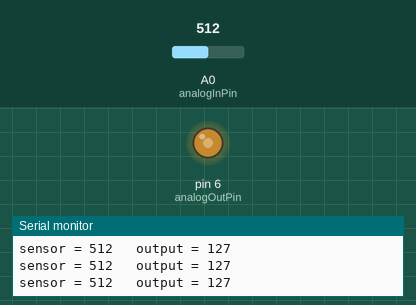
Recording of a sketch running on a simulated Arduino Uno, built with avr-gcc and run on an emulated ATmega328P. On the bench: output pins drawn as LEDs (lit = HIGH), the last lines printed to the serial monitor. The inputs (shaded band) are chosen by the test bench; at power-on: A0 (analogInPin) = 512.

Above: at 1.2 s.
1.3 s: A0 (analogInPin) set to 419
At 2.0 s:
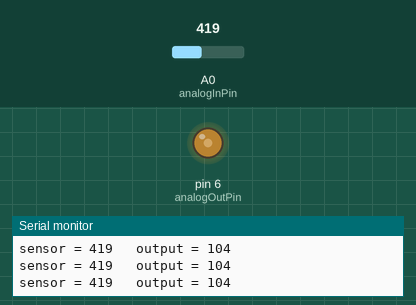
4.3 s: A0 (analogInPin) set to 383
At 5.4 s:
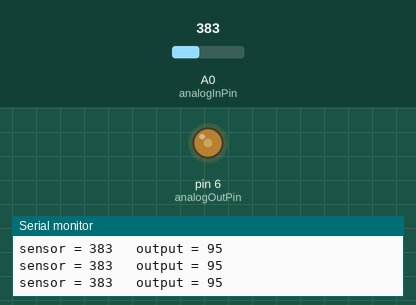
7.3 s: A0 (analogInPin) set to 716
At 7.9 s:
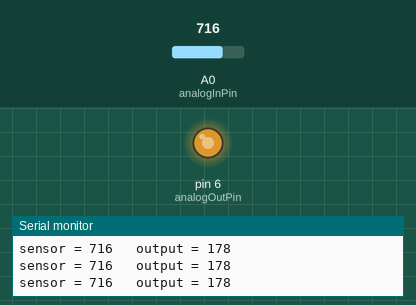
8.8 s: A0 (analogInPin) set to 983
At 9.5 s:
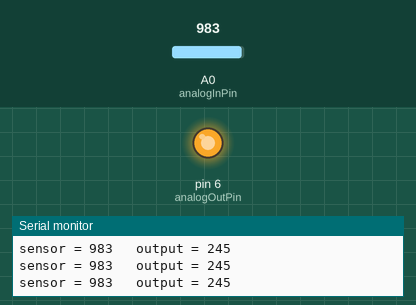
10.3 s: A0 (analogInPin) set to 1009
At 11.4 s:
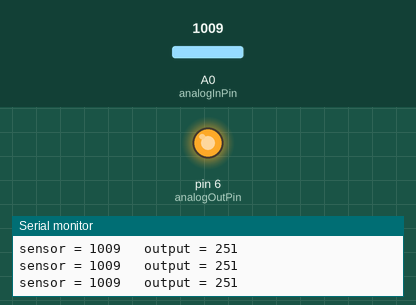
13.3 s: A0 (analogInPin) set to 0
At 14.0 s:
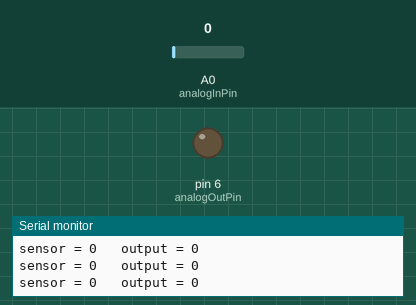
Timing chart, 0 to 15.8 s (numbered marks = the images above; inputs shaded):
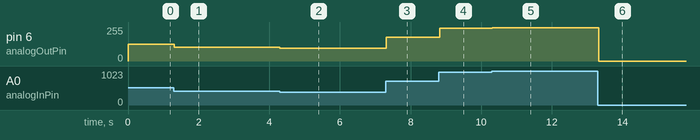

Measured:
- after the input at 1.3 s, pin 6 (analogOutPin): 127/255 → 104/255 at once
- after the input at 4.3 s, pin 6 (analogOutPin): 104/255 → 95/255 at once
- after the input at 7.3 s, pin 6 (analogOutPin): 95/255 → 178/255 at once
- after the input at 8.8 s, pin 6 (analogOutPin): 178/255 → 245/255 at once
- after the input at 10.3 s, pin 6 (analogOutPin): 245/255 → 251/255 at once
- after the input at 13.3 s, pin 6 (analogOutPin): 251/255 → 0/255 at once

The sketch:

task4.ino
```cpp
#include <stdio.h>

int main()
{
  int Number, Reminder, Count;

  printf("\n Please Enter any number\n");
  scanf("%d", &Number);

  for (Count=0; Number > 0;Number=Number/15)
  {
     Count=Count + 1;
  }

  printf("\n Number of Digits in a Given Number = %d", Count);

  return 0;
}
```

task.ino
```cpp
const int analogInPin = A0;
const int analogOutPin = 6;

int sensorValue = 0;
int outputValue = 0;

void setup()
{
Serial.begin(9600);
}

void loop() {

sensorValue = analogRead(analogInPin);

outputValue = map(sensorValue, 0, 1023, 0, 255);


analogWrite(analogOutPin, outputValue);

Serial.print("sensor = ");
Serial.print(sensorValue);
Serial.print("\t output = ");
Serial.println(outputValue);

delay(2);
}
 
```
